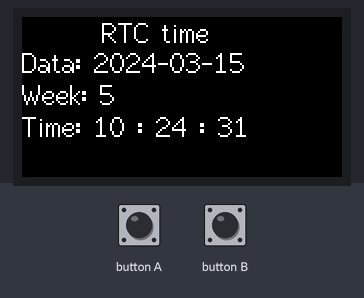
Recording of a sketch running on a simulated ESP32. On the bench: 160×80 colour display. The test bench sets the inputs (shaded band). WiFi joins after 1.5 s; servers stay silent unless stated; the local clock reads 2024-03-15 10:24:30 at power-on unless the sketch sets it; what the sketch prints to the serial monitor is not drawn.

Above: at 1.3 s.
1.4 s: button A pressed for 0.65 s
At 4.6 s:
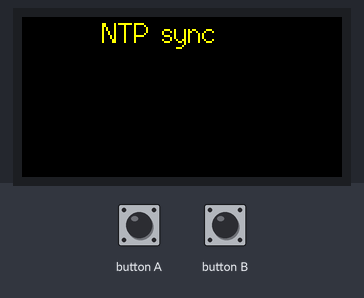
At 5.0 s:
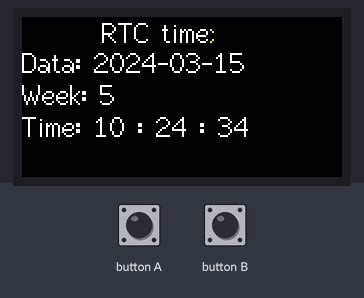
5.1 s: button A pressed for 1 s
9.2 s: button A pressed for 3.2 s
Timing chart, 0 to 12.2 s (numbered marks = the images above; inputs shaded):
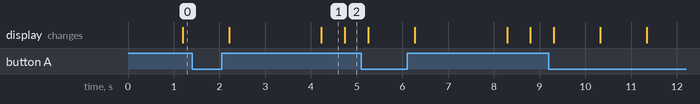

The sketch:

his.NTP2RTC.Stick.ino
```cpp
#include <M5StickC.h>
#include <WiFi.h>
#include "time.h"

RTC_TimeTypeDef RTC_TimeStruct;
RTC_DateTypeDef RTC_DateStruct;

//My hone WiFi,NTP Server
const char* ssid       = "wifi-SSID";
const char* password   = "wifi-password";
const char* ntpServer =  "ntp.jst.mfeed.ad.jp";

void setup() {
  // put your setup code here, to run once:
  M5.begin();
  Serial.begin(115200);

  M5.Lcd.setRotation(3);
  M5.Lcd.fillScreen(BLACK);
  M5.Lcd.setTextSize(1);
}

void loop() {
  // put your main code here, to run repeatedly:
  M5.Lcd.setCursor(40, 0, 2);
  M5.Lcd.setTextColor(WHITE, BLACK);
  M5.Lcd.println("RTC time");
  M5.Rtc.GetTime(&RTC_TimeStruct);
  M5.Rtc.GetData(&RTC_DateStruct);
  M5.Lcd.setCursor(0, 15);
  M5.Lcd.printf("Data: %04d-%02d-%02d\n", RTC_DateStruct.Year, RTC_DateStruct.Month, RTC_DateStruct.Date);
  M5.Lcd.printf("Week: %d\n", RTC_DateStruct.WeekDay);
  M5.Lcd.printf("Time: %02d : %02d : %02d\n", RTC_TimeStruct.Hours, RTC_TimeStruct.Minutes, RTC_TimeStruct.Seconds);
  delay(500);
  if (M5.BtnA.wasReleased())
  {
    // connect to WiFi
    Serial.printf("Connecting to %s ", ssid);
    WiFi.begin(ssid, password);
    while (WiFi.status() != WL_CONNECTED) {
      delay(500);
      Serial.print(".");
    }
    Serial.println(" CONNECTED");

    // Set ntp time to local
//  configTime(9 * 3600, 0, ntpServer); //JST
    configTime(0 * 3600, 0, ntpServer); //UTC

    // Get local time
    struct tm timeInfo;

    if (getLocalTime(&timeInfo)) {
      Serial.print("NTP : ");
      Serial.println(ntpServer);

      Serial.printf("%d %d %d ", timeInfo.tm_year + 1900, timeInfo.tm_mon + 1, timeInfo.tm_mday);
      Serial.printf("%d %d %d ", timeInfo.tm_hour, timeInfo.tm_min, timeInfo.tm_sec);
      Serial.println(timeInfo.tm_wday);
      M5.Lcd.fillScreen(BLACK);
      M5.Lcd.setTextSize(1);
      M5.Lcd.setCursor(40, 0, 2);
      M5.Lcd.setTextColor(YELLOW, BLACK);
      M5.Lcd.println("NTP sync");

      RTC_TimeTypeDef TimeStruct;
      TimeStruct.Hours   = timeInfo.tm_hour;
      TimeStruct.Minutes = timeInfo.tm_min;
      TimeStruct.Seconds = timeInfo.tm_sec;
      M5.Rtc.SetTime(&TimeStruct);
      RTC_DateTypeDef DateStruct;
      DateStruct.WeekDay = timeInfo.tm_wday;
      DateStruct.Month = timeInfo.tm_mon + 1;
      DateStruct.Date = timeInfo.tm_mday;
      DateStruct.Year = timeInfo.tm_year + 1900;
      M5.Rtc.SetData(&DateStruct);
    }
    WiFi.disconnect();
    delay(500);
  }
  M5.update();
}
```

Measured:
- what the display in image 1 shows lasts 0.5 s, from 4.2 s to 4.7 s
